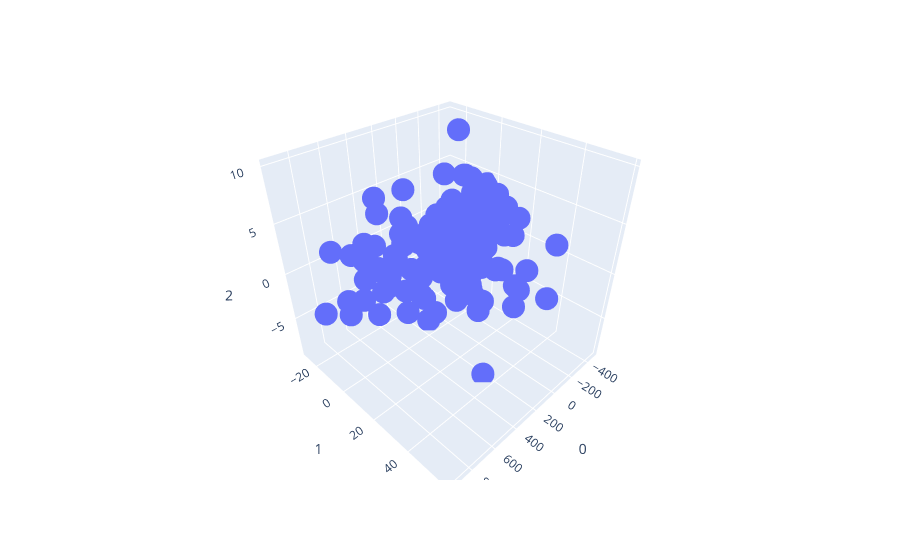

This figure's notebook cell:
### Code cell
px.scatter_3d(data_frame=pca_df, x=0, y=1, z=2)

### Figure 1 — Plotly figure (JSON) as saved in the notebook; plotly's stock layout.template omitted (floating-point values rounded to 4 significant figures; data arrays with more than 128 entries replaced by an {"elided": "..."} marker saying what was removed)
{"data": [{"hovertemplate": "0=%{x}<br>1=%{y}<br>2=%{z}<extra></extra>", "legendgroup": "", "marker": {"color": "#636efa", "symbol": "circle"}, "mode": "markers", "name": "", "scene": "scene", "showlegend": false, "type": "scatter3d", "x": {"elided": "178 float values"}, "y": {"elided": "178 float values"}, "z": {"elided": "178 float values"}}], "layout": {"legend": {"tracegroupgap": 0}, "margin": {"t": 60}, "scene": {"domain": {"x": [0, 1], "y": [0, 1]}, "xaxis": {"title": {"text": "0"}}, "yaxis": {"title": {"text": "1"}}, "zaxis": {"title": {"text": "2"}}}}}
